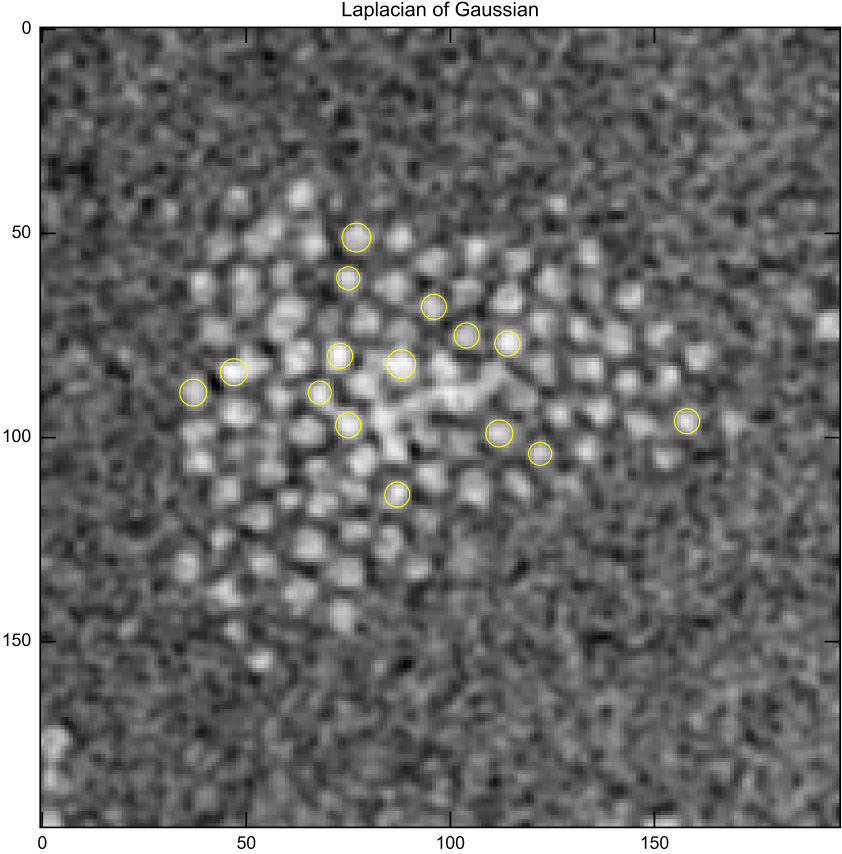
#> input picture notebooks/1.png, 4208 x 4270 px (shown at 1/5 size)
$ python -i imageProcess.py   (imports and definitions only)   (older library calls are emulated)
#> lines starting #> are read from the running program, lines starting #| are printed output that depends on the picture
#> further down, picture is the input picture: shape (4270, 4208, 3); mean B, G, R 113.2, 113.7, 113.7
import numpy
import cv2
from scipy import ndimage
from skimage.morphology import disk, white_tophat
from mahotas.polygon import fill_convexhull
from skimage import measure

#######################################################################
# NORMALIZE AN 8 BIT GRAYSCALE IMAGE
#######################################################################
# [8 lines left out: function normalize, not called in this run]
#######################################################################


#######################################################################
# INVERT A GRAYSCALE IMAGE
#######################################################################
def invertImage(gImg):
    return 255-gImg
#######################################################################


#######################################################################
# PERFORM BACKGROUND SUBTRACTION USING THE TOP-HAT TRANSFORM
#######################################################################
# [18 lines left out: functions subtractBackground, filter3D, not called in this run]
#######################################################################


#######################################################################
# FILL UP THE HOLES IN A BINARY IMAGE
#######################################################################
def fillHoles(bImg):
    return ndimage.binary_fill_holes(bImg)
#######################################################################


#######################################################################
# DRAW A CONVEX HULL AND FILL IT AROUND INDIVIDUAL CONNECTED OBJECTS
#######################################################################
# [18 lines left out: functions convexHull, boundary, not called in this run]
#######################################################################


#######################################################################
# BINARY OPENING OPERATION
#######################################################################
def binary_opening(bImg, iterations=1):
#> called with iterations = 1
    bImg = ndimage.binary_erosion(bImg, iterations=iterations)
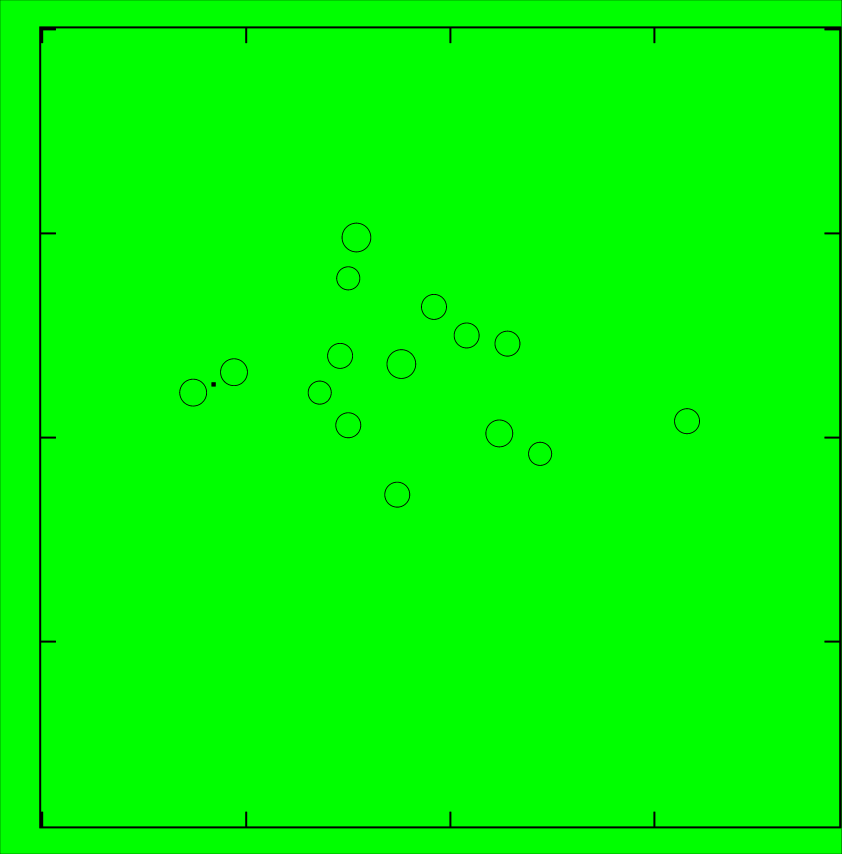
#> bImg: shape (4270, 4208, 3) bool (shown at 1/5 size); mean of channels 0, 1, 2 0, 0.988, 0; drawn as B, G, R
    bImg = ndimage.binary_dilation(bImg, iterations=iterations)
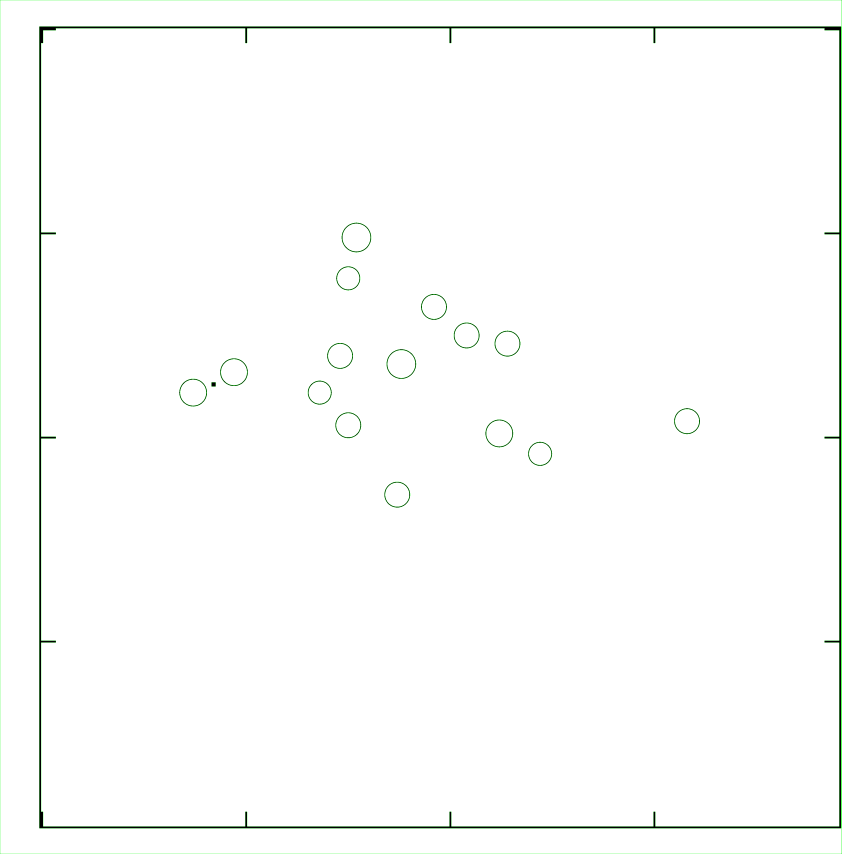
#> bImg: shape (4270, 4208, 3) bool (shown at 1/5 size); mean of channels 0, 1, 2 0.988, 0.991, 0.988; drawn as B, G, R
    return bImg
#######################################################################


#######################################################################
# BINARY CLOSING OPERATION
#######################################################################
# [4 lines left out: function binary_closing, not called in this run]
#######################################################################


#######################################################################
# BINARY DILATION OPERATION
#######################################################################
def binary_dilation(bImg, iterations=1):
    bImg = ndimage.binary_dilation(bImg, iterations=iterations)
    return bImg
#######################################################################


#######################################################################
# BINARY EROSION OPERATION
#######################################################################
def binary_erosion(bImg, iterations=1):
    bImg = ndimage.binary_erosion(bImg, iterations=iterations)
    return bImg
#######################################################################


# [312 lines left out: functions labelRegionProps, regionProps, areaThresholdLabels, circularThresholdLabels, not called in this run]
#######################################################################


#######################################################################
# WRITE TEXT ON RGB IMAGE
#######################################################################
def textOnRGBImage(RGBImg, text, position, fontScale=1, color=(255,0,0), thickness=1):
    cv2.putText(RGBImg, text, (position[1],position[0]), fontFace=cv2.FONT_HERSHEY_SIMPLEX, fontScale=fontScale, color=color, thickness=thickness, bottomLeftOrigin=False)
    return RGBImg
#######################################################################


#######################################################################
# WRITE TEXT ON GRAYSCALE IMAGE
#######################################################################
def textOnGrayImage(gImg, text, position, fontScale=1, color=127, thickness=1):
    cv2.putText(gImg, text, (position[1],position[0]), fontFace=cv2.FONT_HERSHEY_SIMPLEX, fontScale=fontScale, color=color, thickness=thickness, bottomLeftOrigin=False)
    return gImg
#######################################################################


#######################################################################
# CONVERT A GRAYSCALE IMAGE TO RGB
#######################################################################
# [18 lines left out: functions gray2rgb, RGBtoBGR, not called in this run]
#######################################################################

>>> import cv2
>>> picture = cv2.imread('../notebooks/1.png')
>>> result = binary_opening(picture)
